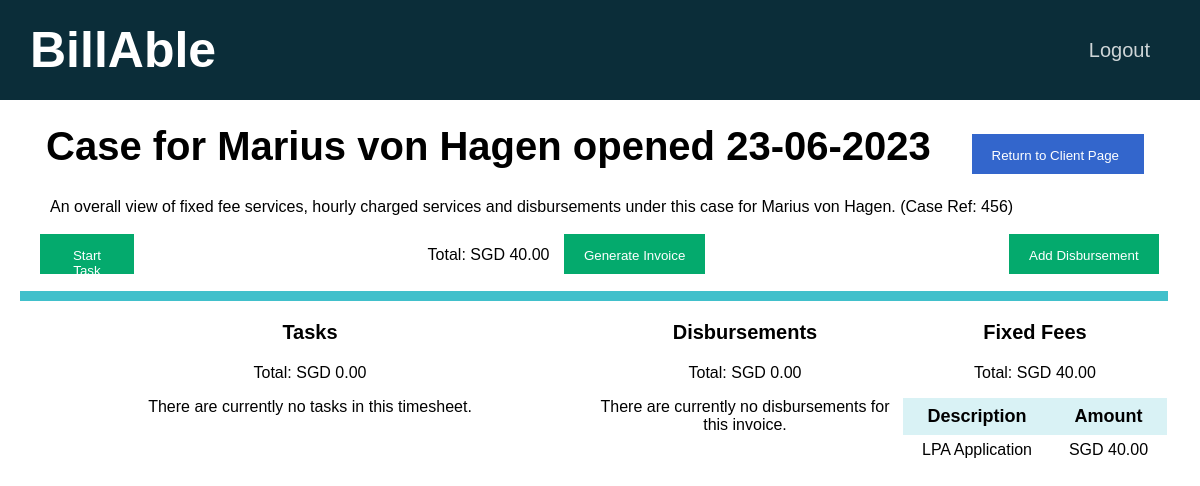
The page /cases/49 (signed in) on the database as committed earlier.
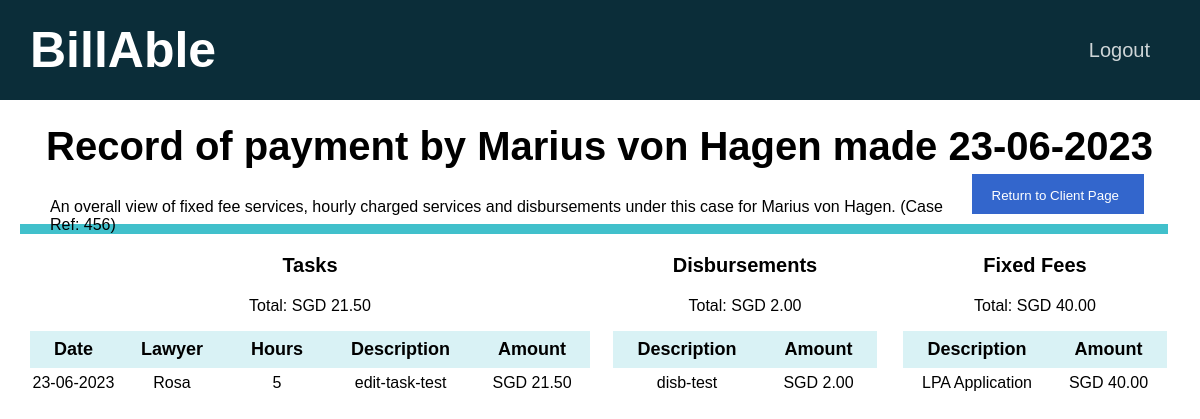
The same page on the database as committed later.
### tables this page shows
CREATE TABLE clients(id INTEGER PRIMARY KEY AUTOINCREMENT NOT NULL, name TEXT NOT NULL, email TEXT NOT NULL, in_progress INTEGER NOT NULL DEFAULT 0, payment_pending INTEGER NOT NULL DEFAULT 0, payment_received INTEGER NOT NULL DEFAULT 0, firm INTEGER NOT NULL DEFAULT 1);

CREATE TABLE timesheets(id INTEGER PRIMARY KEY AUTOINCREMENT NOT NULL, client_id INTEGER NOT NULL, status INTEGER NOT NULL, created DATETIME NOT NULL, firm INTEGER NOT NULL DEFAULT 1, invoice_generated DATETIME, invoice_paid DATETIME, case_ref_no BLOB NOT NULL, FOREIGN KEY (client_id) REFERENCES clients(id), FOREIGN KEY (status) REFERENCES status_list(id));

CREATE TABLE fixed_fees (id INTEGER PRIMARY KEY AUTOINCREMENT NOT NULL, description TEXT NOT NULL, amount NUMERIC NOT NULL, firm INTEGER NOT NULL DEFAULT 1);

CREATE TABLE tasks(id INTEGER PRIMARY KEY AUTOINCREMENT NOT NULL, user_id INTEGER NOT NULL, client_id INTEGER NOT NULL, timesheet_id INTEGER NOT NULL, datetime DATETIME NOT NULL, duration NUMERIC NOT NULL, description TEXT NOT NULL, amount NUMERIC NOT NULL, FOREIGN KEY (user_id) REFERENCES users(id), FOREIGN KEY (client_id) REFERENCES clients(id), FOREIGN KEY (timesheet_id) REFERENCES timesheets(id));

CREATE TABLE users (id INTEGER PRIMARY KEY AUTOINCREMENT NOT NULL, name TEXT NOT NULL, email TEXT NOT NULL, hash BLOB NOT NULL, firm INTEGER NOT NULL DEFAULT 1);

CREATE TABLE disbursements (id INTEGER PRIMARY KEY AUTOINCREMENT NOT NULL, timesheet_id INTEGER NOT NULL, description TEXT NOT NULL, amount NUMERIC NOT NULL, FOREIGN KEY (timesheet_id) REFERENCES timesheets(id));

### app.py (the view)
@app.route("/cases/<id>", methods=["GET"])
@login_required
def timesheet(id):
    connection = sqlite3.connect("database.db")
    connection.row_factory = sqlite3.Row
    cursor = connection.cursor()
    timesheet = cursor.execute("SELECT * FROM timesheets WHERE id = ?", [id]).fetchone()
    client_id = timesheet["client_id"]
    user_id = session["user_id"]
    rel = cursor.execute("SELECT * FROM users_clients WHERE user_id = ? AND client_id = ?", [user_id, client_id]).fetchall()
    if len(rel) != 0:
        client = cursor.execute("SELECT * FROM clients WHERE id = ?", [client_id]).fetchone()
        rows = cursor.execute("SELECT * FROM tasks WHERE timesheet_id = ?", [id]).fetchall()
        tasks_total = cursor.execute("SELECT SUM(amount) FROM tasks WHERE timesheet_id = ?", [id]).fetchone()[0]
        tasks = []
        for row in rows:
            task = {}
            lawyer_info = cursor.execute("SELECT * FROM users WHERE id = ?", [row["user_id"]]).fetchone()
            task["lawyer"] = lawyer_info["name"]
            task["id"] = row["id"]
            task["datetime"] = row["datetime"]
            task["description"] = row["description"]
            task["duration"] = row["duration"]
            task["amount"] = "{:.2f}".format(row["amount"])
            tasks.append(task)
        d_total = cursor.execute("SELECT SUM(amount) FROM disbursements WHERE timesheet_id = ?", [id]).fetchone()[0]
        d_rows = cursor.execute("SELECT * FROM disbursements WHERE timesheet_id = ?", [id]).fetchall()
        disbursements = []
        for d_row in d_rows:
            disbursement = {}
            disbursement["description"] = d_row["description"]
            disbursement["amount"] = "{:.2f}".format(d_row["amount"])
            disbursements.append(disbursement)
        fixed_total = cursor.execute("SELECT SUM(amount) FROM fixed_fee_charges WHERE timesheet_id = ?", [id]).fetchone()[0]
        fixed_rows = cursor.execute("SELECT * FROM fixed_fee_charges WHERE timesheet_id = ?", [id]).fetchall()
        fixed_fees = []
        for fixed_row in fixed_rows:
            fixed_fee = {}
            fee_type = fixed_row["fixed_fee"]
            fixed_fee["description"] = cursor.execute("SELECT * FROM fixed_fees WHERE id = ?", [fee_type]).fetchone()["description"]
            fixed_fee["amount"] = "{:.2f}".format(fixed_row["amount"])
            fixed_fees.append(fixed_fee)
        invoice_total = 0
        formatted_tasks_total = None
        formatted_d_total = None
        formatted_fixed_total = None
        if tasks_total:
            formatted_tasks_total = "{:.2f}".format(tasks_total)
            invoice_total += tasks_total
        if d_total:
            formatted_d_total = "{:.2f}".format(d_total)
            invoice_total += d_total
        if fixed_total:
            formatted_fixed_total = "{:.2f}".format(fixed_total)
            invoice_total += fixed_total
        formatted_invoice_total = "{:.2f}".format(invoice_total)
        connection.close()
        return render_template("timesheet.html", timesheet=timesheet, client=client, tasks=tasks,
                               disbursements=disbursements,
                               fixed_fees=fixed_fees,
                               tasks_total=formatted_tasks_total,
                               d_total=formatted_d_total,
                               fixed_total=formatted_fixed_total,
                               invoice_total=formatted_invoice_total)
    else:
        return redirect(url_for("home"))

### helpers.py (called while the page is built)
def login_required(f):
    @wraps(f)
    def decorated_function(*args, **kwargs):
        if session.get("user_id") is None:
            return redirect("/login")
        return f(*args, **kwargs)
    return decorated_function

### templates/timesheet.html (shortened to what the changed rows need)
{% extends "layout.html" %}
{% block main %}
    <div class="container page-header" style="font-size: 40px;">
        {% if timesheet["status"] == 1 %}
            <b> Case for {{ client["name"] }} opened {{ timesheet["created"] }} </b>
        {% elif timesheet["status"] == 2 %}
            <b> Invoice for {{ client["name"] }} generated {{ timesheet["invoice_generated"] }} </b>
        {% else %}
            <b> Record of payment by {{ client["name"] }} made {{ timesheet["invoice_paid"] }} </b>
        {% endif %}
        <span style="float: right;">
            <button type="button" class="option-button primarybtn" id="newFixedFeeModalOpen">
            </button>
        </span>
    </div>
    <p class="tagline">
        An overall view of fixed fee services, hourly charged services and disbursements
        under this case for {{ client["name"] }}. (Case Ref: {{ timesheet["case_ref_no"] }})
    </p>
    {% if timesheet["status"] == 1 %}
        <div id="start-task-view" style="padding: 10px;">
            <div id="invoice-panel">
                <div class="start">
                    <button type="button" class="option-button successbtn" id="confirm-start">
                        Start Task
                    </button>
                </div>
                <div class="middle">
                    Total: SGD {{ invoice_total }}
                    <span>
                        <button type="button" class="option-button successbtn" id="generateInvoiceModalOpen">
                            Generate Invoice
                        </button>
                    </span>
                </div>
                <div class="end">
                    <button type="button" class="option-button successbtn" id="addDisbursementModalOpen">
                        Add Disbursement
                    </button>
                </div>
            </div>
        </div>
    {% endif %}
    <hr class="tab-bar">
    <div class="tables-container">
        <div class="tasks">
            <p class="table-title">
                <b>Tasks</b>
            </p>
            <p class="fee">Total: SGD
                {% if tasks_total %}
                    {{ tasks_total }}
                {% else %}
                    0.00
                {% endif %}
            </p>
            {% if tasks %}
                <table class="table">
                    <thead>
                        <tr>
                            <th scope="col">Date</th>
                            <th scope="col">Lawyer</th>
                            <th scope="col">Hours</th>
                            <th scope="col">Description</th>
                            <th scope="col">Amount</th>
                        </tr>
                    </thead>
                    <tbody>
                        {% for task in tasks %}
                            <tr>
                                <td>{{ task["datetime"] }}</td>
                                <td>{{ task["lawyer"] }}</td>
                                <td>{{ task["duration"] }}</td>
                                <td>{{ task["description"] }}</td>
                                <td>SGD {{ task["amount"] }}</td>
                            </tr>
                        {% endfor %}
                    </tbody>
                </table>
            {% else %}
                There are currently no tasks in this timesheet.
            {% endif %}
        </div>
        <div class="disbursements">
            <p class="table-title">
                <b>Disbursements</b>
            </p>
            <p class="fee">Total: SGD
                {% if d_total %}
                    {{ d_total }}
                {% else %}
                    0.00
                {% endif %}
            </p>
            {% if disbursements %}
                <table class="table">
                    <thead>
                        <tr>
                            <th scope="col">Description</th>
                            <th scope="col">Amount</th>
                        </tr>
                    </thead>
                    <tbody>
                        {% for disbursement in disbursements %}
                            <tr>
                                <td>{{ disbursement["description"] }}</td>
                                <td>SGD {{ disbursement["amount"] }}</td>
                            </tr>
                        {% endfor %}
                    </tbody>
                </table>
            {% else %}
                There are currently no disbursements for this invoice.
            {% endif %}
        </div>
        <div class="fixed_fees">
            <p class="table-title">
            </p>
            <p class="fee">Total: SGD
            </p>
            {% if fixed_fees %}
                <table class="table">
                    <thead>
                        <tr>
                            <th scope="col">Description</th>
                            <th scope="col">Amount</th>
                        </tr>
                    </thead>
                    <tbody>
                        {% for fee in fixed_fees %}
                            <tr>
                                <td>{{ fee["description"] }}</td>
                                <td>SGD {{ fee["amount"] }}</td>
                            </tr>
                        {% endfor %}
                    </tbody>
                </table>
            {% else %}
                There are currently no fixed fees for this invoice.
            {% endif %}
        </div>
    </div>
{% endblock %}

Rows that differ between the two databases and show on the page:
changed timesheets: status 1 → 3 (drawn); invoice_paid (not shown) → "23-06-2023"; created "23-06-2023" → (not shown)
added tasks: datetime "23-06-2023", description "edit-task-test"
now on this page (row unchanged): users: lawyer "Rosa"
added disbursements: description "disb-test", amount "2.00"
Other text that changed with them:
{{ tasks_total }}: (not shown) → "21.50"
{{ d_total }}: (not shown) → "2.00"
{{ invoice_total }}: "40.00" → (not shown)
text no longer shown: "Case for opened Start Task Total: SGD Generate Invoice Add Disbursement 0.00 There are currently no tasks in this timesheet. 0.00 There are currently no disbursements for this invoice."
text now shown: "Record of payment by made Date Lawyer Hours Description Amount Description Amount"
new list line: "5 SGD 21.50"
